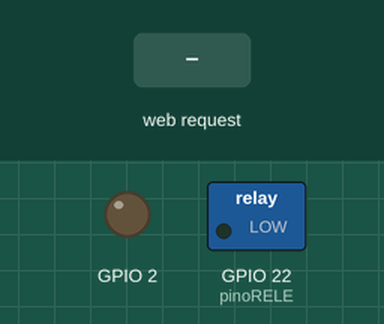
A sketch run on a simulated ESP32. Shown: switched loads named in the sketch (green lamp = pin HIGH), output pins drawn as LEDs (lit = HIGH). Inputs (shaded band) come from the test bench. WiFi joins after 1.5 s; servers stay silent unless stated; what the sketch prints to the serial monitor is not drawn.

Above: at 2.7 s.
2.8 s: HTTP request GET /on received
At 3.3 s:
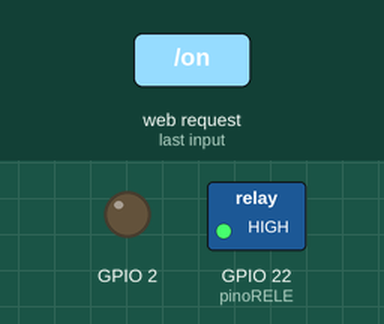
4.3 s: HTTP request GET /off received
At 5.6 s:
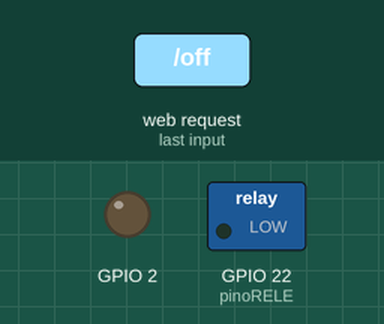
Timing chart, 0 to 7.3 s (numbered marks = the images above; inputs shaded):
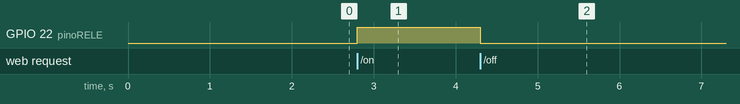

Measured:
- after the input at 2.8 s, GPIO 22 (pinoRELE): LOW → HIGH at once
- after the input at 4.3 s, GPIO 22 (pinoRELE): HIGH → LOW at once

The sketch:

ReleLED.ino
```cpp
#include <WiFi.h>
#include <ArduinoOTA.h>
#include <WebServer.h>

int pinoRELE = 22;
int pinoBUTTON = 23;

//python3 espota.py -i 192.168.1.117 -p 3232 --auth=larsis@larsis --file ReleLED.ino.bin

const char *ssid = "LARSIS_ROBOS";
const char *password = "larsis@larsis";

String releState="off";
String buttonState="off";

WebServer server(80);

void OTASETUP(){
  WiFi.begin(ssid, password);
  while (WiFi.status() != WL_CONNECTED) {
    delay(500);
    Serial.print(".");
  }
  Serial.println("\nWiFi conectado");
  Serial.println(WiFi.localIP());

  // Inicializa o OTA
  ArduinoOTA.setHostname("nome-da-sua-esp");
  ArduinoOTA.setPassword("larsis@larsis"); // A mesma usada com --auth

  ArduinoOTA.onStart([]() {
    Serial.println("Iniciando OTA");
  });
  ArduinoOTA.onEnd([]() {
    Serial.println("\nOTA Finalizada");
  });
  ArduinoOTA.onProgress([](unsigned int progress, unsigned int total) {
    Serial.printf("Progresso: %u%%\r", (progress / (total / 100)));
  });
  ArduinoOTA.onError([](ota_error_t error) {
    Serial.printf("Erro [%u]: ", error);
    if (error == OTA_AUTH_ERROR) Serial.println("Falha de autenticação");
    else if (error == OTA_BEGIN_ERROR) Serial.println("Erro ao começar");
    else if (error == OTA_CONNECT_ERROR) Serial.println("Erro de conexão");
    else if (error == OTA_RECEIVE_ERROR) Serial.println("Erro de recepção");
    else if (error == OTA_END_ERROR) Serial.println("Erro ao finalizar");
  });

  ArduinoOTA.begin();
    pinMode(2, OUTPUT);
  Serial.println("Pronto para OTA");
}

/*void handleRoot() {
  String html = "<!DOCTYPE html><html><head><meta name=\"viewport\" content=\"width=device-width, initial-scale=1\">";
  html += "<link rel=\"icon\" href=\"data:,\">";
  html += "<style>html { font-family: Helvetica; display: inline-block; margin: 0px auto; text-align: center;}";
  html += ".button { background-color: #4CAF50; border: none; color: white; padding: 16px 40px; text-decoration: none; font-size: 30px; margin: 2px; cursor: pointer;}";
  html += ".button2 { background-color: #f44336; }</style></head>";
  html += "<body><h1>TITANS VSSS LED CAMPO</h1>";

  // pinRELE controle
  html += "<p>RELE(22) - State " + releState + "</p>";
  if (releState == "on") {
    html += "<p><a href=\"/off\"><button class=\"button\">OFF</button></a></p>";
  } else {
    html += "<p><a href=\"/on\"><button class=\"button button2\">ON</button></a></p>";
  }

  html += "</body></html>";
  server.send(200, "text/html", html);
}*/

void handleRoot() {
  String html = R"rawliteral(
    <!DOCTYPE html>
    <html lang="pt-br">
    <head>
      <meta name="viewport" content="width=device-width, initial-scale=1">
      <link rel="icon" href="data:,">
      <title>VSSS LED CAMPO</title>
      <style>
        body {
          background: linear-gradient(135deg, #232526 0%, #414345 100%);
          color: #fff;
          font-family: 'Segoe UI', Helvetica, Arial, sans-serif;
          display: flex;
          flex-direction: column;
          align-items: center;
          justify-content: center;
          min-height: 100vh;
          margin: 0;
        }
        .container {
          background: rgba(30, 30, 30, 0.95);
          padding: 40px 30px 30px 30px;
          border-radius: 18px;
          box-shadow: 0 8px 32px 0 rgba(135, 31, 31, 0.37);
          text-align: center;
        }
        h1 {
          margin-bottom: 18px;
          font-size: 2.2em;
          letter-spacing: 2px;
        }
        .state {
          font-size: 1.3em;
          margin-bottom: 30px;
        }
        .button {
          background: linear-gradient(90deg, #4CAF50 0%, #43e97b 100%);
          border: none;
          color: white;
          padding: 18px 50px;
          font-size: 1.3em;
          border-radius: 8px;
          cursor: pointer;
          margin: 10px 0;
          box-shadow: 0 4px 14px 0 rgba(76,175,80,0.25);
          transition: background 0.3s, transform 0.2s;
        }
        .button2 {
          background: linear-gradient(90deg, #f44336 0%, #ff6a00 100%);
          box-shadow: 0 4px 14px 0 rgba(244,67,54,0.25);
        }
        .button:hover {
          transform: scale(1.05);
          opacity: 0.92;
        }
        @media (max-width: 600px) {
          .container { padding: 20px 5vw; }
          h1 { font-size: 1.3em; }
          .button { font-size: 1em; padding: 14px 30px; }
        }
      </style>
    </head>
    <body>
      <div class="container">
        <img src="https://i.imgur.com/ZY24p57.png" alt="Logo" style="width:120px;margin:20px 0;">
        <h1>VSSS LED CAMPO</h1>
        <div class="state">Estado do RELE: <b>%STATE%</b></div>
        %BUTTON%
      </div>
    </body>
    </html>
  )rawliteral";

  String button, button2;
  if (releState == "on" && buttonState == "off") {
    button = "<a href=\"/off\"><button class=\"button button2\">DESLIGAR</button></a>";
  } else if(releState == "off" && buttonState == "off") {
    button = "<a href=\"/on\"><button class=\"button\">LIGAR</button></a>";
  }
  else {
    button = "<a href=\"/\"><button class=\"button\">USANDO SWITCH</button></a>";
  }

  if (buttonState == "on") {
    button2 = "<a href=\"/boff\"><button2 class=\"button button2\">SWITCH ON</button></a>";
  } else{
    button2 = "<a href=\"/bon\"><button2 class=\"button\">SWITCH OFF</button></a>";
  }


  html.replace("%STATE%", releState == "on" ? "Ligado" : "Desligado");
  html.replace("%BUTTON%", button + "<br><br>" + button2);

  server.send(200, "text/html", html);
}

void releon(){
  if(buttonState=="off"){
    digitalWrite(pinoRELE, HIGH);
    releState = "on";
    handleRoot();
  }
  else{
    handleRoot();
  }
}


void releoff(){
  if(buttonState=="off"){
    digitalWrite(pinoRELE, LOW);
    releState = "off";
    handleRoot();
  }
  else{
    handleRoot();
  }
}


void bon(){
  buttonState = "on";
  handleRoot();
}

void boff(){
  buttonState = "off";
  handleRoot();
}

void setup(){
  Serial.begin(115200);

  OTASETUP();
  pinMode(pinoRELE, OUTPUT);
  server.on("/", handleRoot);
  server.on("/on", releon);
  server.on("/off", releoff);

  server.on("/bon", bon);
  server.on("/boff", boff);

  server.begin();
}

void loop() {
  // otasetup
  ArduinoOTA.handle();
  // otasetup
  server.handleClient();
}
```
